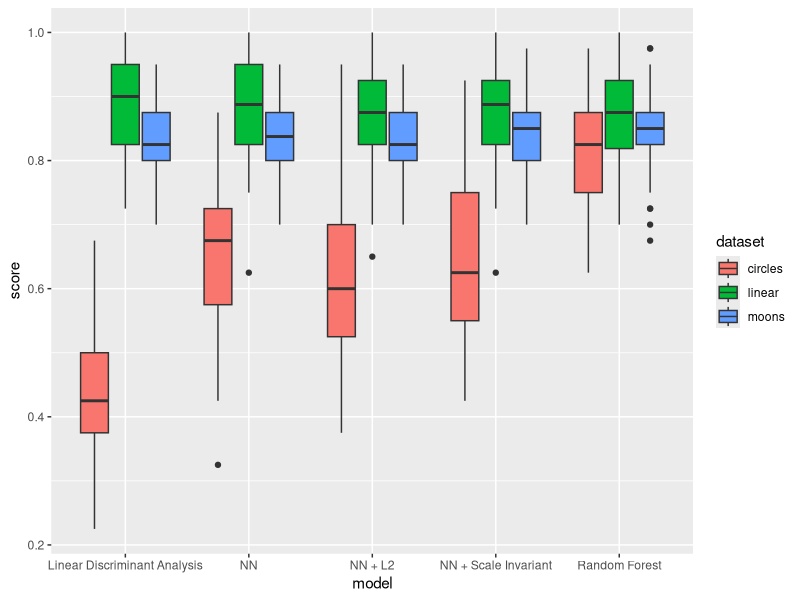

The R source for this figure:
rm(list=ls());
cat('\f');

library(ggplot2)

dat = read.csv('./output/classifer-significance.csv')

p = ggplot(dat, aes(y=score, x=model, fill=dataset))
p = p + geom_boxplot()
print(p)
